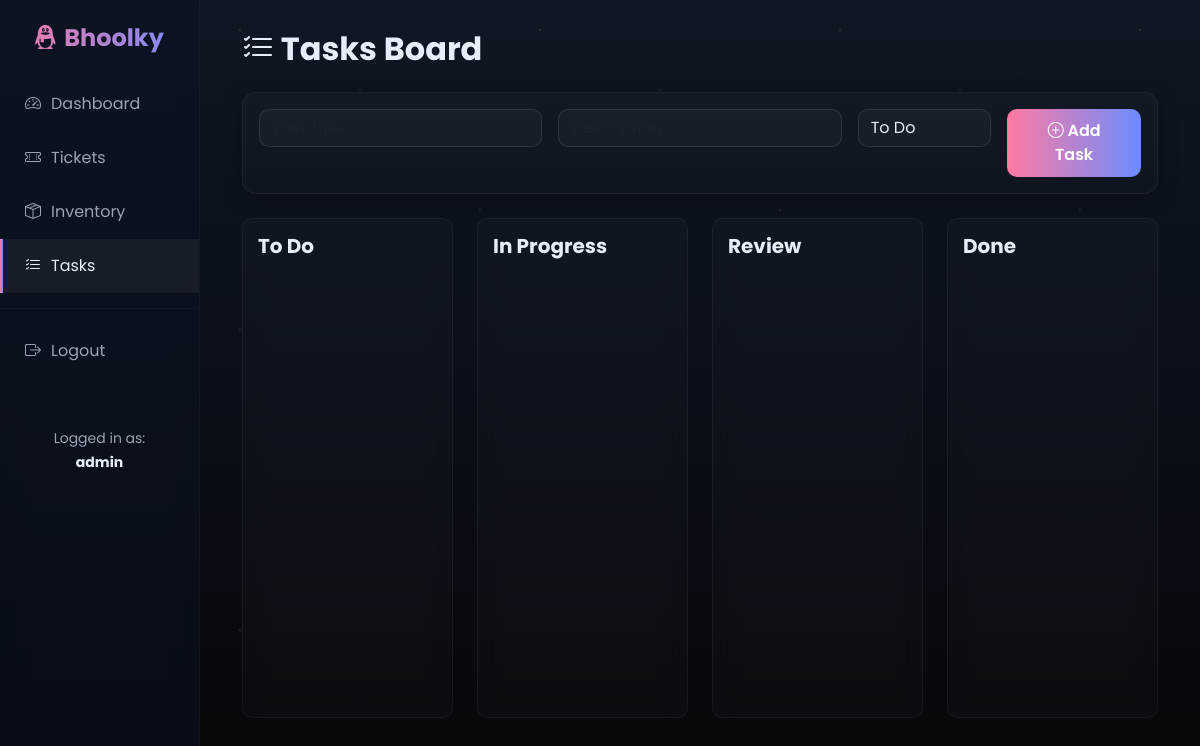
The page /tasks (signed in) on the database as committed earlier.
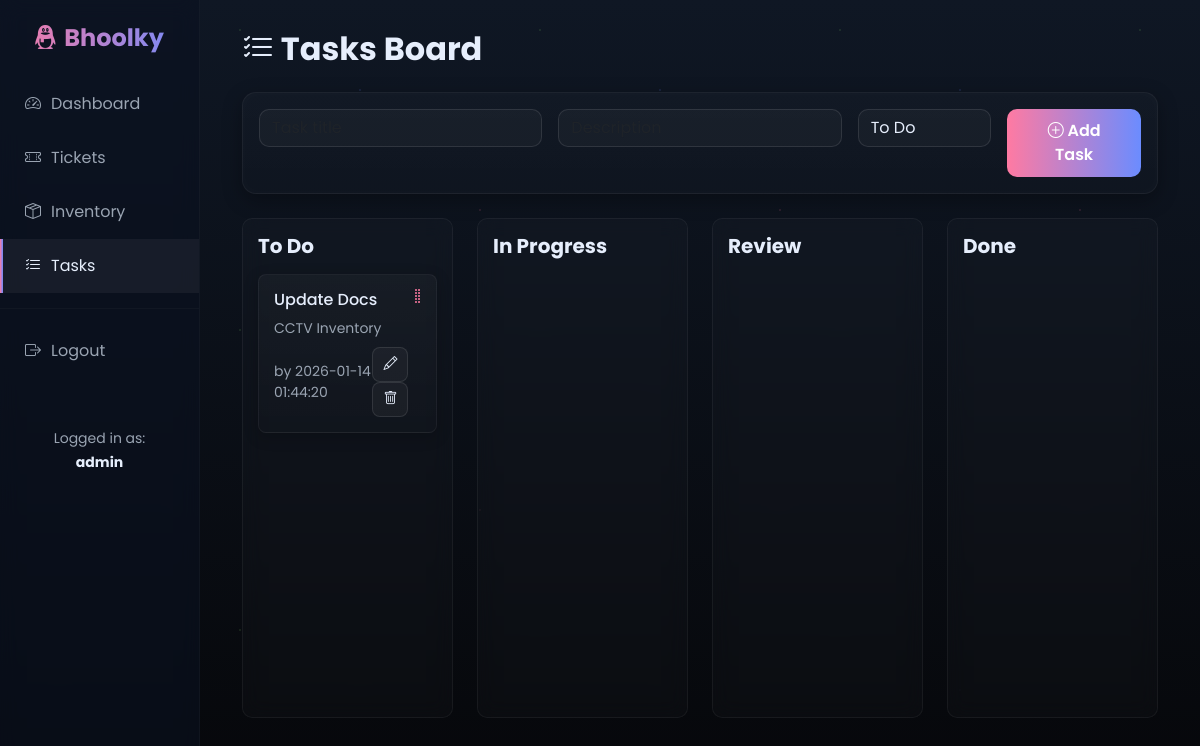
The same page on the database as committed later.
### tables this page shows
CREATE TABLE users
                 (id INTEGER PRIMARY KEY AUTOINCREMENT,
                  username TEXT UNIQUE NOT NULL,
                  password TEXT NOT NULL,
                  email TEXT,
                  created_at TIMESTAMP DEFAULT CURRENT_TIMESTAMP);

CREATE TABLE tasks
                 (id INTEGER PRIMARY KEY AUTOINCREMENT,
                  title TEXT NOT NULL,
                  description TEXT,
                  column_name TEXT DEFAULT 'To Do',
                  position INTEGER DEFAULT 0,
                  created_by INTEGER,
                  created_at TIMESTAMP DEFAULT CURRENT_TIMESTAMP,
                  updated_at TIMESTAMP DEFAULT CURRENT_TIMESTAMP,
                  FOREIGN KEY (created_by) REFERENCES users(id));

### app.py (the view)
@app.route('/tasks')
@login_required
def tasks():
    conn = sqlite3.connect('business_system.db')
    c = conn.cursor()
    columns = ['To Do', 'In Progress', 'Review', 'Done']
    tasks_by_column = {}
    for column in columns:
        c.execute('''SELECT t.*, u.username
                     FROM tasks t
                     LEFT JOIN users u ON t.created_by = u.id
                     WHERE t.column_name = ?
                     ORDER BY t.position''', (column,))
        tasks_by_column[column] = c.fetchall()
    conn.close()
    return render_template('tasks.html', tasks_by_column=tasks_by_column, columns=columns)

### app.py (called while the page is built)
def login_required(f):
    @wraps(f)
    def decorated_function(*args, **kwargs):
        if 'user_id' not in session:
            flash('Please log in to access this page.', 'warning')
            return redirect(url_for('login'))
        return f(*args, **kwargs)
    return decorated_function

### templates/tasks.html (shortened to what this page needs)
{% extends "base.html" %}
{% block content %}
<div class="container-fluid">
    <h2 class="mb-4" style="color: var(--text); font-weight: 700;"><i class="bi bi-list-check"></i> Tasks Board</h2>
    <div class="card mb-4">
        <div class="card-body">
            <form method="POST" action="{{ url_for('add_task') }}" class="row g-3">
                <div class="col-md-4">
                    <input type="text" class="form-control" name="title" placeholder="Task title" required>
                </div>
                <div class="col-md-4">
                    <input type="text" class="form-control" name="description" placeholder="Description">
                </div>
                <div class="col-md-2">
                    <select class="form-select" name="column_name">
                        {% for column in columns %}
                        <option value="{{ column }}">{{ column }}</option>
                        {% endfor %}
                    </select>
                </div>
                <div class="col-md-2">
                    <button type="submit" class="btn btn-primary w-100" style="font-weight: 600;">
                        <i class="bi bi-plus-circle"></i> Add Task
                    </button>
                </div>
            </form>
        </div>
    </div>
    <div class="row" id="kanban-board">
        {% for column in columns %}
        <div class="col-md-3">
            <div class="kanban-column" data-column="{{ column }}">
                <h5 class="mb-3" style="color: var(--text); font-weight: 700;">{{ column }}</h5>
                <div class="kanban-drop-zone">
                    {% for task in tasks_by_column[column] %}
                    <div class="kanban-card" draggable="true" data-task-id="{{ task[0] }}" data-column="{{ column }}">
                        <div class="drag-handle"><i class="bi bi-grip-vertical" style="color: var(--accent-1);"></i></div>
                        <h6 style="color: var(--text);">{{ task[1] }}</h6>
                        <p style="color: var(--muted);" class="small mb-2">{{ task[2] }}</p>
                        <div class="d-flex justify-content-between align-items-center">
                            <small style="color: var(--muted);">by {{ task[7] }}</small>
                            <div>
                                <a href="{{ url_for('edit_task', id=task[0]) }}" class="btn btn-sm btn-secondary" style="border-radius: 8px; padding: 6px 10px;">
                                    <i class="bi bi-pencil"></i>
                                </a>
                                <a href="{{ url_for('delete_task', id=task[0]) }}"
                                   class="btn btn-sm btn-secondary"
                                   onclick="return confirm('Delete this task?')"
                                   style="border-radius: 8px; padding: 6px 10px;">
                                    <i class="bi bi-trash"></i>
                                </a>
                            </div>
                        </div>
                    </div>
                    {% endfor %}
                </div>
            </div>
        </div>
        {% endfor %}
    </div>
</div>
{% endblock %}

### templates/base.html (shortened to what this page needs)
<!DOCTYPE html>
<html lang="en">
<head>
    <link href="https://cdn.jsdelivr.net/npm/bootstrap@5.3.0/dist/css/bootstrap.min.css" rel="stylesheet">
    <link rel="stylesheet" href="https://cdn.jsdelivr.net/npm/bootstrap-icons@1.11.0/font/bootstrap-icons.css">
</head>
<body>
    {% if session.user_id %}
    <div class="container-fluid">
        <div class="row">
            <div class="col-md-2 sidebar p-0">
                <div class="text-center py-4">
                    <h4 style="margin: 0;"><i class="bi bi-tencent-qq"></i> Bhoolky</h4>
                </div>
                <nav>
                    <a href="{{ url_for('dashboard') }}" class="{% if request.endpoint == 'dashboard' %}active{% endif %}">
                        <i class="bi bi-speedometer2"></i> <span>Dashboard</span>
                    </a>
                    <a href="{{ url_for('tickets') }}" class="{% if 'ticket' in request.endpoint %}active{% endif %}">
                        <i class="bi bi-ticket-perforated"></i> <span>Tickets</span>
                    </a>
                    <a href="{{ url_for('inventory') }}" class="{% if 'inventory' in request.endpoint %}active{% endif %}">
                        <i class="bi bi-box-seam"></i> <span>Inventory</span>
                    </a>
                    <a href="{{ url_for('tasks') }}" class="{% if 'task' in request.endpoint %}active{% endif %}">
                        <i class="bi bi-list-check"></i> <span>Tasks</span>
                    </a>
                    <hr style="border-color: rgba(255,255,255,0.1); margin: 15px 0;">
                    <a href="{{ url_for('logout') }}">
                        <i class="bi bi-box-arrow-right"></i> <span>Logout</span>
                    </a>
                </nav>
                <div class="text-center mt-5">
                    <small style="color: var(--muted);">Logged in as:<br><strong style="color: var(--text);">{{ session.username }}</strong></small>
                </div>
            </div>
            <div class="col-md-10 main-content">
                {% block content %}{% endblock %}
            </div>
        </div>
    </div>
    {% endif %}
</body>
</html>

Rows that differ between the two databases and show on the page:
now on this page (row unchanged): users: username "admin"
added tasks: title "Update Docs", description "CCTV Inventory", updated_at "2026-01-14 01:44:20"
Other text that changed with them:
{{ session.username }}: "admin" → (not shown)
